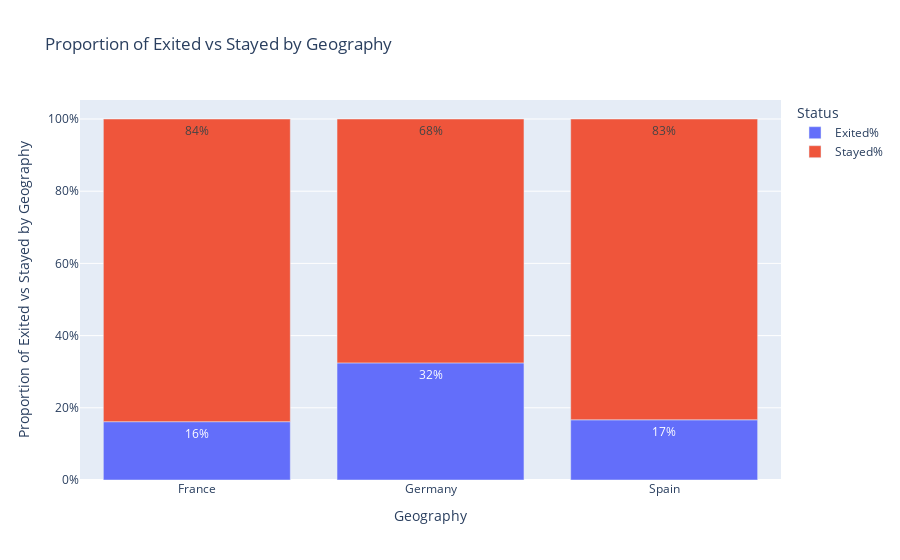

This figure's notebook cell:
### Code cell
geography_counting = count_exited(X_raw, Y, 'Geography')

plot_counting('Proporção de churn por país', geography_counting)

### Figure 1 — Plotly figure (JSON) as saved in the notebook; plotly's stock layout.template omitted (floating-point values rounded to 4 significant figures)
{"data": [{"hovertemplate": "Status=Exited%<br>Geography=%{x}<br>Proportion=%{y}<br>text=%{text}<extra></extra>", "legendgroup": "Exited%", "marker": {"color": "#636efa", "pattern": {"shape": ""}}, "name": "Exited%", "orientation": "v", "showlegend": true, "text": ["16%", "32%", "17%"], "textposition": "auto", "type": "bar", "x": ["France", "Germany", "Spain"], "xaxis": "x", "y": [0.1615, 0.3244, 0.1667], "yaxis": "y"}, {"hovertemplate": "Status=Stayed%<br>Geography=%{x}<br>Proportion=%{y}<br>text=%{text}<extra></extra>", "legendgroup": "Stayed%", "marker": {"color": "#EF553B", "pattern": {"shape": ""}}, "name": "Stayed%", "orientation": "v", "showlegend": true, "text": ["84%", "68%", "83%"], "textposition": "auto", "type": "bar", "x": ["France", "Germany", "Spain"], "xaxis": "x", "y": [0.8385, 0.6756, 0.8333], "yaxis": "y"}], "layout": {"autosize": true, "barmode": "relative", "hovermode": "x unified", "legend": {"title": {"text": "Status"}, "tracegroupgap": 0}, "title": {"text": "Proportion of Exited vs Stayed by Geography"}, "xaxis": {"anchor": "y", "autorange": true, "domain": [0, 1], "range": [-0.5, 2.5], "title": {"text": "Geography"}, "type": "category"}, "yaxis": {"anchor": "x", "autorange": true, "domain": [0, 1], "range": [0, 1.053], "tickformat": ".0%", "title": {"text": "Proportion of Exited vs Stayed by Geography"}, "type": "linear"}}}
